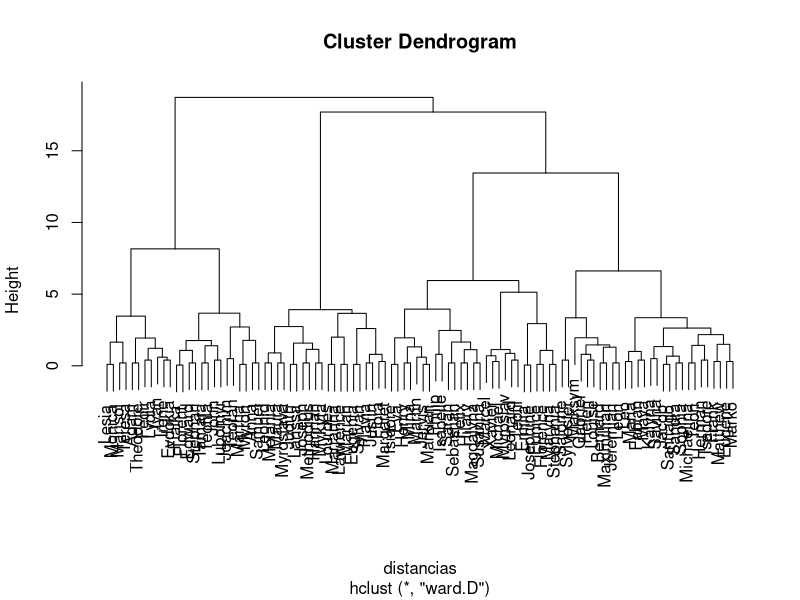

Source code (R):
#--------------------------------Ejercicio 6------------------------------------

# b) Programe una función en R que calcula la distancia de Chebychev entre dos 
# vectores.

Chebychev <- function(vector1, vector2){
  restas <- numeric(length(vector1)-1)
  for (i in 1:length(vector1)) {
    restas[i] <- abs(vector1[i] - vector2[i]) 
  }
  restas <- unlist(restas)
  distancia <- max(restas)
  return(distancia)
}

# c) Programe una función en R que recibe un DataFrame calcula la matriz de 
# distancias usando la distancia de Chebychev entre dos vectores calculada 
# anteriormente.

matriz_distancias <- function(dataframe){
  n <- nrow(dataframe)
  p <- ncol(dataframe)
  matriz <- matrix(NA, nrow = n, ncol = n)
  
  for (i in 1:n) {
    for (j in 1:n) {
      matriz[i,j] <- Chebychev(dataframe[i,2:p], dataframe[j,2:p])
    }
  }
  
  rownames(matriz) <- dataframe[,1]
  colnames(matriz) <- dataframe[,1]
  return(matriz)
}

# d) Para la tabla de datos EjemploAlgoritmosRecomendacion.csv ejecute un 
# Clustering Jerarquico de Chebychev y la agregacion Ward. Compare el resultado 
# con el obtenido en el ejercicio 1 usando distancia euclidea.

Datos6 <- read.csv("EjemploAlgoritmosRecomendacion.csv",header=TRUE, sep=";", 
                   dec=",")

distancias <- matriz_distancias(Datos6)
distancias <- as.dist(distancias)
clustering <- hclust(distancias, method = "ward.D")
plot(clustering)
